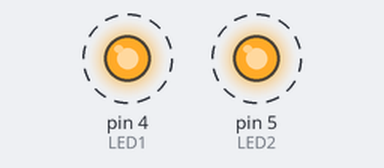
The sketch below on a simulated Arduino Uno, built with avr-gcc and run on an emulated ATmega328P. On the bench: output pins drawn as LEDs (lit = HIGH). Dashed ring = blinking. What the sketch prints to the serial monitor is not drawn.

Above: at 0.5 s.
Timing chart, 0 to 4.6 s (numbered marks = the images above):
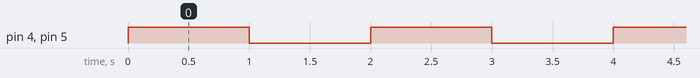

The sketch:

GLEE_LED_Blink.ino
```cpp
int LED1 = 4; //We define the variable "LED1" in correspondance to the pin with which it is connected
int LED2 = 5; //IBID

void setup()
{
Serial.begin(9600); //Rate of data transmission in bits/second

pinMode(LED1, OUTPUT); //The first argument defines the pin # on the board with which the LED is connected, the second
pinMode(LED2, OUTPUT); // argument defines whether it will be transmitting or receiving data.
}

void loop()
{
digitalWrite(LED1, HIGH); //The first argument defines the pin # on the board with which the LED is connected,the second
digitalWrite(LED2, HIGH); //argument defines the voltage applied. "HIGH" will turn the LED on, "LOW" will turn the LED off.

Serial.println("The LEDs are on"); //Prints to the terminal when the LEDs are turned on

delay(1000); //delays the loop by 1000 ms, or 1s

digitalWrite(LED1, LOW); //The first argument defines the pin # on the board with which the LED is connected,the second
digitalWrite(LED2, LOW); //argument defines the voltage applied. "HIGH" will turn the LED on, "LOW" will turn the LED off.

delay(1000); //delays the loop by 1000 ms, or 1s

}
```

Measured:
- by itself, pin 4 (LED1), pin 5 (LED2): alternates HIGH for 1.0 s and LOW for 1.0 s
